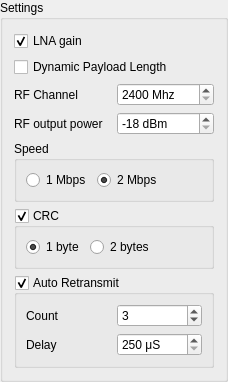
         <widget class="QGroupBox" name="settingsGroupBox">
          <property name="title">
           <string>Settings</string>
          </property>
          <layout class="QGridLayout" name="gridLayout_6">
           <item row="0" column="0">
            <layout class="QHBoxLayout" name="horizontalLayout_7">
             <item>
              <widget class="QCheckBox" name="lnaGain">
               <property name="toolTip">
                <string>&lt;html&gt;&lt;head/&gt;&lt;body&gt;&lt;p&gt;The LNA gain makes it possible to reduce the current consumption in RX mode with 0.8mA at the cost of 1.5dB reduction in receiver sensitivity.&lt;/p&gt;&lt;/body&gt;&lt;/html&gt;</string>
               </property>
               <property name="text">
                <string>LNA gain</string>
               </property>
               <property name="checked">
                <bool>true</bool>
               </property>
              </widget>
             </item>
             <item>
              <spacer name="horizontalSpacer_3">
               <property name="orientation">
                <enum>Qt::Horizontal</enum>
               </property>
               <property name="sizeHint" stdset="0">
                <size>
                 <width>40</width>
                 <height>20</height>
                </size>
               </property>
              </spacer>
             </item>
            </layout>
           </item>
           <item row="5" column="0">
            <widget class="QGroupBox" name="crcGroupBox">
             <property name="title">
              <string>CRC</string>
             </property>
             <property name="checkable">
              <bool>true</bool>
             </property>
             <layout class="QGridLayout" name="gridLayout">
              <item row="0" column="0">
               <widget class="QRadioButton" name="crc1Byte">
                <property name="text">
                 <string>1 byte</string>
                </property>
                <property name="checked">
                 <bool>true</bool>
                </property>
               </widget>
              </item>
              <item row="0" column="1">
               <widget class="QRadioButton" name="crc2Bytes">
                <property name="text">
                 <string>2 bytes</string>
                </property>
                <property name="checked">
                 <bool>false</bool>
                </property>
               </widget>
              </item>
              <item row="0" column="2">
               <spacer name="horizontalSpacer_5">
                <property name="orientation">
                 <enum>Qt::Horizontal</enum>
                </property>
                <property name="sizeHint" stdset="0">
                 <size>
                  <width>44</width>
                  <height>20</height>
                 </size>
                </property>
               </spacer>
              </item>
             </layout>
            </widget>
           </item>
           <item row="2" column="0">
            <layout class="QHBoxLayout" name="horizontalLayout_3">
             <item>
              <widget class="QLabel" name="label">
               <property name="text">
                <string>RF Channel</string>
               </property>
              </widget>
             </item>
             <item>
              <widget class="QSpinBox" name="rfChannelSpinBox">
               <property name="suffix">
                <string> Mhz</string>
               </property>
               <property name="minimum">
                <number>2400</number>
               </property>
               <property name="maximum">
                <number>2525</number>
               </property>
              </widget>
             </item>
            </layout>
           </item>
           <item row="6" column="0">
            <widget class="QGroupBox" name="autoRetransmitGroupBox">
             <property name="title">
              <string>Auto Retransmit</string>
             </property>
             <property name="checkable">
              <bool>true</bool>
             </property>
             <layout class="QGridLayout" name="gridLayout_7">
              <item row="0" column="0">
               <layout class="QHBoxLayout" name="horizontalLayout_13">
                <item>
                 <widget class="QLabel" name="label_5">
                  <property name="text">
                   <string>Count</string>
                  </property>
                 </widget>
                </item>
                <item>
                 <widget class="QSpinBox" name="retransmitCount">
                  <property name="minimum">
                   <number>1</number>
                  </property>
                  <property name="maximum">
                   <number>15</number>
                  </property>
                  <property name="value">
                   <number>3</number>
                  </property>
                 </widget>
                </item>
               </layout>
              </item>
              <item row="1" column="0">
               <layout class="QHBoxLayout" name="horizontalLayout_12">
                <item>
                 <widget class="QLabel" name="label_4">
                  <property name="text">
                   <string>Delay</string>
                  </property>
                 </widget>
                </item>
                <item>
                 <widget class="QSpinBox" name="retransmitDelay">
                  <property name="suffix">
                   <string> μS</string>
                  </property>
                  <property name="minimum">
                   <number>250</number>
                  </property>
                  <property name="maximum">
                   <number>4000</number>
                  </property>
                  <property name="singleStep">
                   <number>250</number>
                  </property>
                 </widget>
                </item>
               </layout>
              </item>
             </layout>
            </widget>
           </item>
           <item row="3" column="0">
            <layout class="QHBoxLayout" name="horizontalLayout_6">
             <item>
              <widget class="QLabel" name="label_10">
               <property name="toolTip">
                <string>&lt;html&gt;&lt;head/&gt;&lt;body&gt;

&lt;table style=&quot;width:100%&quot;&gt;
&lt;tbody&gt;&lt;tr&gt;
	&lt;th&gt;RF output power&lt;/th&gt;
	&lt;th&gt;DC current consumption&lt;/th&gt;
&lt;/tr&gt;
&lt;tr&gt;
	&lt;td&gt;0dBm&lt;/td&gt;
	&lt;td&gt;11.3mA&lt;/td&gt;
&lt;/tr&gt;
&lt;tr&gt;
	&lt;td&gt;-6dBm&lt;/td&gt;
	&lt;td&gt;9.0mA&lt;/td&gt;
&lt;/tr&gt;

&lt;tr&gt;
	&lt;td&gt;-12dBm&lt;/td&gt;		
	&lt;td&gt;7.5mA&lt;/td&gt;		
&lt;/tr&gt;

&lt;tr&gt;
	&lt;td&gt;-18dBm&lt;/td&gt;
	&lt;td&gt;7.0mA&lt;/td&gt;
&lt;/tr&gt;
&lt;/tbody&gt;&lt;/table&gt;

&lt;/body&gt;&lt;/html&gt;</string>
               </property>
               <property name="text">
                <string>RF output power</string>
               </property>
              </widget>
             </item>
             <item>
              <widget class="QSpinBox" name="rfOutPower">
               <property name="suffix">
                <string> dBm</string>
               </property>
               <property name="minimum">
                <number>-18</number>
               </property>
               <property name="maximum">
                <number>0</number>
               </property>
               <property name="singleStep">
                <number>6</number>
               </property>
               <property name="value">
                <number>-18</number>
               </property>
              </widget>
             </item>
            </layout>
           </item>
           <item row="4" column="0">
            <widget class="QGroupBox" name="groupBox_4">
             <property name="title">
              <string>Speed</string>
             </property>
             <property name="checkable">
              <bool>false</bool>
             </property>
             <layout class="QHBoxLayout" name="horizontalLayout_5">
              <item>
               <widget class="QRadioButton" name="speed1Mbps">
                <property name="text">
                 <string>1 Mbps</string>
                </property>
               </widget>
              </item>
              <item>
               <widget class="QRadioButton" name="speed2Mbps">
                <property name="text">
                 <string>2 Mbps</string>
                </property>
                <property name="checked">
                 <bool>true</bool>
                </property>
               </widget>
              </item>
              <item>
               <spacer name="horizontalSpacer_4">
                <property name="orientation">
                 <enum>Qt::Horizontal</enum>
                </property>
                <property name="sizeHint" stdset="0">
                 <size>
                  <width>40</width>
                  <height>20</height>
                 </size>
                </property>
               </spacer>
              </item>
             </layout>
            </widget>
           </item>
           <item row="1" column="0">
            <widget class="QCheckBox" name="dynPacketLen">
             <property name="text">
              <string>Dynamic Payload Length</string>
             </property>
            </widget>
           </item>
          </layout>
         </widget>
